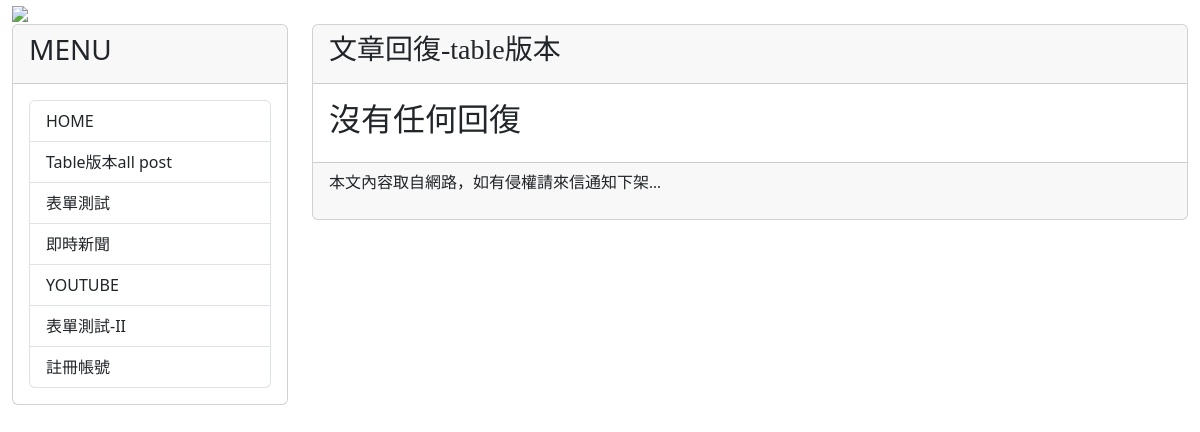
The app's page /post/1/comments, older data.
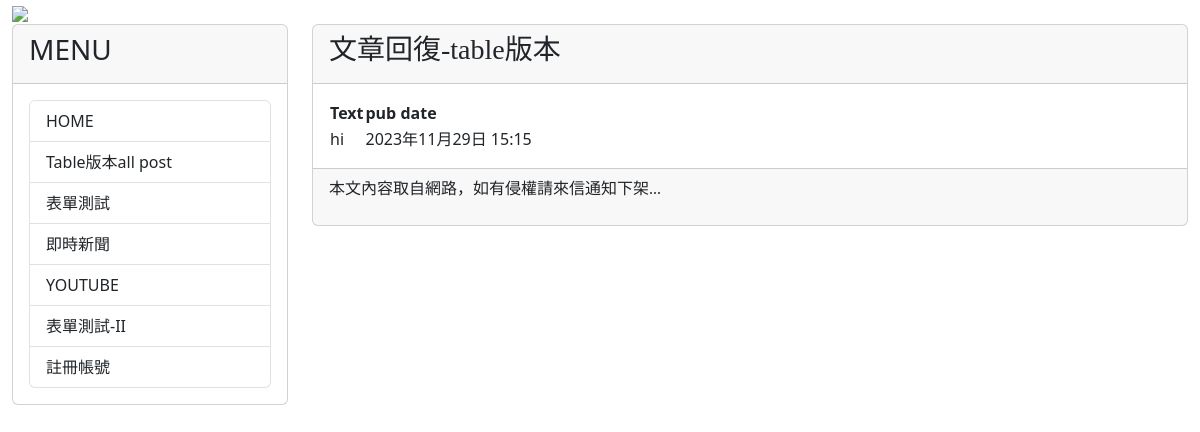
The same page, newer data.
### mysite/models.py (models this page shows, shortened)
class Comment(models.Model):
    post=models.ForeignKey(Post, on_delete=models.CASCADE)
    text=models.CharField(max_length=200)
    pub_date=models.DateTimeField(auto_now_add=True)

### mysite/views.py (the view)
# urls.py: path('post/<int:post_id>/comments', mv.show_comments, name='show-comments'),
def show_comments(request,post_id):
    comments=Post.objects.get(id=post_id).comment_set.all()
    return render(request, 'comments.html', locals())

### mysite/templates/comments.html (shortened to what this page needs)
{% extends "base2.html" %}
{% block headmessage %}
<h3 style='font-family:標楷體;'>文章回復-table版本</a>
{% endblock headmessage %}
{% block content %}
{% for c in comments %}
{% if forloop.first %}
<table>
    <tr background='#cccccc'>
        <th>Text</th>
        <th>pub date</th>
    </tr>
{% endif %}
    <tr background='{% cycle "#ffccff" "#ccffcc" %}'>
        <td>{{ c.text }}</td>
        <td>{{ c.pub_date }}</td>
    </tr>
{% if forloop.last %}
</table>
{% endif %}
{% empty %}
<h2>沒有任何回復</h2>
{% endfor %}
{% endblock content %}

### templates/base2.html (shortened to what this page needs)
<!DOCTYPE html>
<html>
    <head>
        <link href="https://cdn.jsdelivr.net/npm/bootstrap@5.3.2/dist/css/bootstrap.min.css" rel="stylesheet">
        <link rel="stylesheet" href="https://cdn.jsdelivr.net/npm/bootstrap-icons@1.11.2/font/bootstrap-icons.min.css">
    </head>
    <body>
        <div class="container-fluid">
            {% include 'header.html' %}
            <div class="row">
                <div class="col-sm-3 col-md-3">
                    <div class="card">
                        <div class="card-header">
                            <h3>MENU</h3>
                        </div>
                        <div class="card-body">
                            <div class="list-group">
                                <a href="/" class="list-group-item">HOME</a>
                                <a href="{% url 'show-all-posts' %}" class="list-group-item">Table版本all post</a>
                                <a href="{% url 'post-new' %}" class="list-group-item">表單測試</a>
                                <a href="https://google.com/news" class="list-group-item">即時新聞</a>
                                <a href="https://www.youtube.com" class="list-group-item">YOUTUBE</a>
                                <a href="{% url 'test-new' %}" class="list-group-item">表單測試-II</a>
                                <a href="register/" class="list-group-item">註冊帳號</a>
                            </div>
                        </div>
                    </div>
                </div>
                <div class="col-sm-9 col-md-9">
                    <div class="card">
                        <div class="card-header">
                            {% block headmessage %}
                            {% endblock %}
                        </div>
                        <div class="card-body">
                            {% block content %} {% endblock %}
                        </div>
                        <div class="card-footer">
                            {% include 'footer.html' %}
                        </div>
                    </div>
                </div>
            </div>
        </div>
    </body>
</html>

### templates/header.html
{% load static %}
<div class='well'>
    <img src="{% static "images/OIG.jfif" %}" height="100">
</div>

### templates/footer.html
{% block footer %}
    {% if now %}
    <p style='font-family:微軟正黑體;'>現在時刻: {{now}}</p>
    {% else %}
    <p style='font-family:微軟正黑體;'>本文內容取自網路，如有侵權請來信通知下架...</p>
    {% endif %}
{% endblock %}

Row changes from the older to the newer data that the page shows:
added Comment: text "hi", pub_date "2023年11月29日 15:15"
Text that changed along with them:
text no longer shown: "沒有任何回復"
